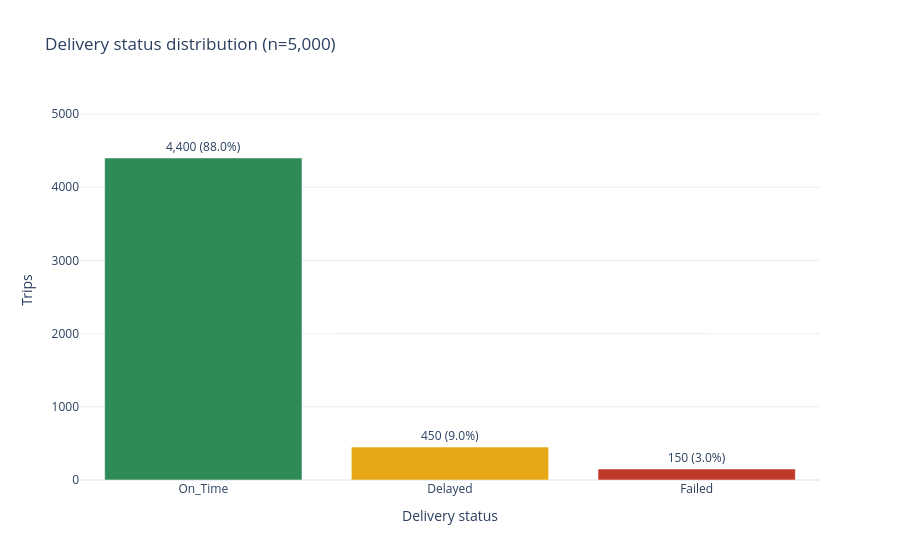

Notebook cell for this chart:
### Markdown cell above
## 3. Delivery performance

### Code cell
status_order = ["On_Time", "Delayed", "Failed"]
status_counts = dataset.delivery_status.value_counts().reindex(status_order)
colors = ["#2E8B57", "#E6A817", "#C0392B"]

fig = px.bar(
    x=status_order,
    y=status_counts.values,
    color=status_order,
    color_discrete_sequence=colors,
    text=[f"{value:,} ({value / len(dataset):.1%})" for value in status_counts.values],
    labels={"x": "Delivery status", "y": "Trips"},
    title="Delivery status distribution (n=5,000)",
)
fig.update_traces(textposition="outside")
fig.update_layout(showlegend=False, yaxis_range=[0, status_counts.max() * 1.18])
fig.write_image(config.FIGURES / "01_delivery_status.png", width=900, height=500, scale=2)
fig.show()

### Figure 1 — Plotly figure (JSON) as saved in the notebook; plotly's stock layout.template omitted (floating-point values rounded to 4 significant figures)
{"data": [{"hovertemplate": "color=On_Time<br>Delivery status=%{x}<br>Trips=%{y}<br>text=%{text}<extra></extra>", "legendgroup": "On_Time", "marker": {"color": "#2E8B57", "pattern": {"shape": ""}}, "name": "On_Time", "orientation": "v", "showlegend": true, "text": ["4,400 (88.0%)"], "textposition": "outside", "type": "bar", "x": ["On_Time"], "xaxis": "x", "y": [4400], "yaxis": "y"}, {"hovertemplate": "color=Delayed<br>Delivery status=%{x}<br>Trips=%{y}<br>text=%{text}<extra></extra>", "legendgroup": "Delayed", "marker": {"color": "#E6A817", "pattern": {"shape": ""}}, "name": "Delayed", "orientation": "v", "showlegend": true, "text": ["450 (9.0%)"], "textposition": "outside", "type": "bar", "x": ["Delayed"], "xaxis": "x", "y": [450], "yaxis": "y"}, {"hovertemplate": "color=Failed<br>Delivery status=%{x}<br>Trips=%{y}<br>text=%{text}<extra></extra>", "legendgroup": "Failed", "marker": {"color": "#C0392B", "pattern": {"shape": ""}}, "name": "Failed", "orientation": "v", "showlegend": true, "text": ["150 (3.0%)"], "textposition": "outside", "type": "bar", "x": ["Failed"], "xaxis": "x", "y": [150], "yaxis": "y"}], "layout": {"barmode": "relative", "legend": {"title": {"text": "color"}, "tracegroupgap": 0}, "showlegend": false, "title": {"text": "Delivery status distribution (n=5,000)"}, "xaxis": {"anchor": "y", "domain": [0.0, 1.0], "title": {"text": "Delivery status"}}, "yaxis": {"anchor": "x", "domain": [0.0, 1.0], "range": [0, 5192.0], "title": {"text": "Trips"}}}}
